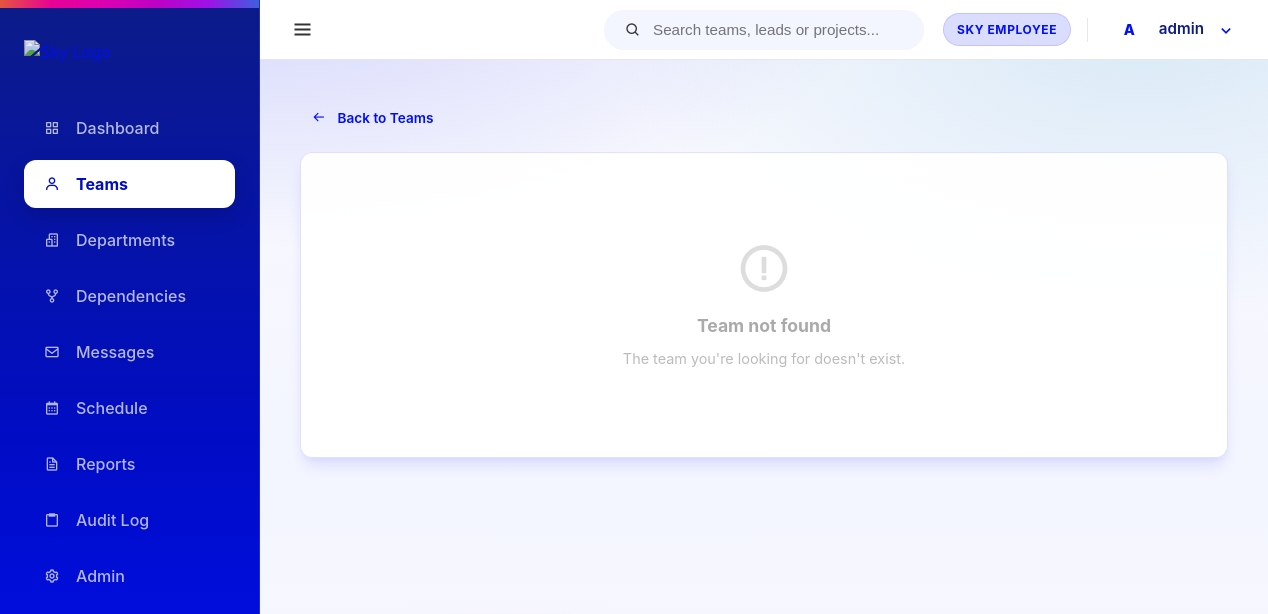
The page /teams/136/ (signed in) on the database as committed earlier.
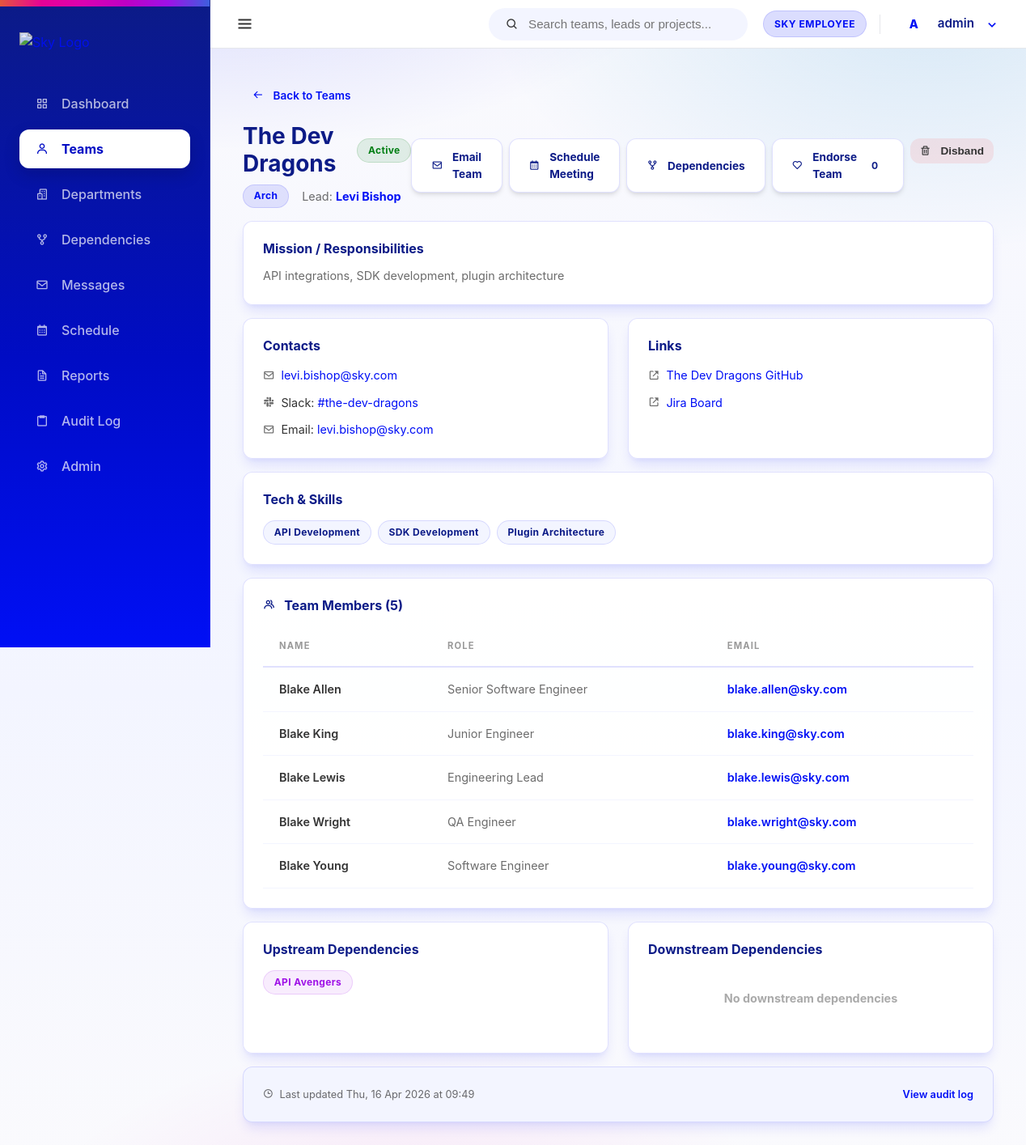
The same page on the database as committed later.
### core/models.py (models this page shows, shortened)
class Team(models.Model):
    team_id = models.AutoField(primary_key=True)
    department = models.ForeignKey(Department, on_delete=models.CASCADE, related_name='teams')
    team_name = models.CharField(max_length=100)
    mission = models.TextField(blank=True) # High-Fi Requirement
    lead_email = models.EmailField(blank=True) # High-Fi Requirement
    team_leader_name = models.CharField(max_length=100, blank=True)
    work_stream = models.CharField(max_length=100)
    project_name = models.CharField(max_length=100)
    project_codebase = models.CharField(max_length=100)
    status = models.CharField(max_length=50, default='Active')
    tech_tags = models.TextField(blank=True, help_text="Comma separated tags")
    created_at = models.DateTimeField(auto_now_add=True)
    updated_at = models.DateTimeField(auto_now=True)

class Department(models.Model):
    department_id = models.AutoField(primary_key=True)
    department_name = models.CharField(max_length=100)
    department_lead_name = models.CharField(max_length=100)
    specialization = models.CharField(max_length=150, blank=True, null=True, help_text="e.g. Web Development, Cloud Infrastructure") # Rubric Requirement
    description = models.TextField()

class ContactChannel(models.Model):
    channel_id = models.AutoField(primary_key=True)
    team = models.ForeignKey(Team, on_delete=models.CASCADE, related_name='contact_channels')
    CHANNEL_TYPES = [
        ('slack', 'Slack'),
        ('teams', 'Microsoft Teams'),
        ('email', 'Email'),
    ]
    channel_type = models.CharField(max_length=20, choices=CHANNEL_TYPES)
    channel_value = models.CharField(max_length=255)

class RepositoryLink(models.Model):
    repo_id = models.AutoField(primary_key=True)
    team = models.ForeignKey(Team, on_delete=models.CASCADE, related_name='repo_links')
    repo_name = models.CharField(max_length=100)
    repo_url = models.URLField()

class BoardLink(models.Model):
    board_id = models.AutoField(primary_key=True)
    team = models.ForeignKey(Team, on_delete=models.CASCADE, related_name='board_links')
    board_type = models.CharField(max_length=50) # Jira, Trello, etc.
    board_url = models.URLField()

class TeamMember(models.Model):
    member_id = models.AutoField(primary_key=True)
    team = models.ForeignKey(Team, on_delete=models.CASCADE, related_name='members')
    full_name = models.CharField(max_length=100)
    role_title = models.CharField(max_length=100)
    email = models.EmailField()

class Dependency(models.Model):
    dependency_id = models.AutoField(primary_key=True)
    from_team = models.ForeignKey(Team, on_delete=models.CASCADE, related_name='dependencies_from')
    to_team = models.ForeignKey(Team, on_delete=models.CASCADE, related_name='dependencies_to')
    DEPENDENCY_TYPES = [
        ('upstream', 'Upstream'),
        ('downstream', 'Downstream'),
    ]
    dependency_type = models.CharField(max_length=20, choices=DEPENDENCY_TYPES)
    class Meta:
        verbose_name_plural = "Dependencies"

### teams/views.py (the view)
# urls.py: path('<int:team_id>/', views.team_detail, name='team_detail'),
@login_required
def team_detail(request, team_id):
    try:
        team = get_object_or_404(
            Team.objects.select_related('department'),
            team_id=team_id,
        )
        members = TeamMember.objects.filter(team=team).order_by('full_name')
        contacts = ContactChannel.objects.filter(team=team)
        repos = RepositoryLink.objects.filter(team=team)
        boards = BoardLink.objects.filter(team=team)
        upstream_deps = Dependency.objects.filter(
            to_team=team, dependency_type='upstream'
        ).select_related('from_team')
        downstream_deps = Dependency.objects.filter(
            from_team=team, dependency_type='downstream'
        ).select_related('to_team')
        tech_tags = [tag.strip() for tag in team.tech_tags.split(',') if tag.strip()] if team.tech_tags else []
        vote_count = Vote.objects.filter(team=team).count()
        has_voted = Vote.objects.filter(team=team, voter=request.user).exists()
        context = {
            'team': team,
            'members': members,
            'contacts': contacts,
            'repos': repos,
            'boards': boards,
            'upstream_deps': upstream_deps,
            'downstream_deps': downstream_deps,
            'tech_tags': tech_tags,
            'vote_count': vote_count,
            'has_voted': has_voted,
            'has_voted': has_voted,
        }
        return render(request, 'teams/team_detail.html', context)
    except Exception as error:
        return render(request, 'teams/team_detail.html', {'error': str(error)})

### templates/teams/team_detail.html (shortened to what the changed rows need)
{% extends 'base.html' %}
{% block content %}
{% if team %}
<div class="flex-between mb-2 animate-slide-up" style="animation-delay: 0.05s;">
    <div>
        <div class="flex-center gap-2 mb-1">
            <h1 style="font-size: 1.75rem; color: var(--sky-header-blue);">{{ team.team_name }}</h1>
            <span class="chip {% if team.status == 'Active' %}chip-active{% elif team.status == 'Restructuring' %}chip-restructuring{% else %}chip-disbanded{% endif %}">
                {{ team.status }}
            </span>
        </div>
        <div class="flex-center gap-2">
            <a href="{% url 'organisation:department_detail' team.department.department_id %}" style="text-decoration: none;">
                <span class="chip chip-department chip-clickable">{{ team.department.department_name }}</span>
            </a>
            {% if team.team_leader_name %}
            <span style="font-size: 0.9rem; color: var(--muted-foreground);">
                Lead: <strong style="color: var(--sky-primary);">{{ team.team_leader_name }}</strong>
            </span>
            {% endif %}
        </div>
    </div>
    <div class="flex gap-1">
        <a href="{% url 'messages_app:compose' %}?to={{ team.team_name|urlencode }}" class="btn btn-secondary" style="text-decoration: none; font-size: 0.85rem;">
            <i class='bx bx-envelope'></i> Email Team
        </a>
        <a href="{% url 'schedule:create' %}?team_id={{ team.team_id }}" class="btn btn-secondary" style="text-decoration: none; font-size: 0.85rem;">
            <i class='bx bx-calendar'></i> Schedule Meeting
        </a>
        <a href="{% url 'organisation:dependencies' %}?focus={{ team.team_name|urlencode }}" class="btn btn-secondary" style="text-decoration: none; font-size: 0.85rem;">
            <i class='bx bx-git-repo-forked'></i> Dependencies
        </a>
        <a href="{% url 'teams:vote_team' team.team_id %}" class="btn {% if has_voted %}btn-primary{% else %}btn-secondary{% endif %}" style="text-decoration: none; font-size: 0.85rem;">
            <i class='bx {% if has_voted %}bxs-heart{% else %}bx-heart{% endif %}'></i>
            {% if has_voted %}Endorsed{% else %}Endorse Team{% endif %}
            <span class="badge ml-1" style="background: rgba(255,255,255,0.2); padding: 2px 6px; border-radius: 10px;">{{ vote_count }}</span>
        </a>
        {% if user.is_superuser and team.status != 'Disbanded' %}
        <form action="{% url 'teams:disband_team' team.team_id %}" method="POST" style="display: inline;">
            <button type="submit" class="btn btn-ghost" style="color: var(--sky-accent); background: rgba(255, 60, 60, 0.1); font-size: 0.85rem;"
                    onclick="return confirm('Are you sure you want to disband this team? This action is reversible by changing status in Admin.')">
                <i class='bx bx-trash'></i> Disband
            </button>
        </form>
        {% endif %}
    </div>
</div>
{% if team.mission %}
<div class="card mb-2 animate-slide-up spell-tilt spell-shine" style="animation-delay: 0.1s;">
    <h4 style="color: var(--sky-header-blue); margin-bottom: 0.75rem;">Mission / Responsibilities</h4>
    <p style="font-size: 0.9rem; color: var(--muted-foreground); line-height: 1.6;">{{ team.mission }}</p>
</div>
{% endif %}
<div class="grid-2 mb-2 animate-slide-up" style="animation-delay: 0.15s;">
    <div class="card spell-tilt">
        <h4 style="color: var(--sky-header-blue); margin-bottom: 1rem;">Contacts</h4>
        <div style="display: flex; flex-direction: column; gap: 0.75rem; font-size: 0.9rem;">
            {% if team.lead_email %}
            <div class="flex-center gap-1">
                <i class='bx bx-envelope' style="color: var(--muted-foreground);"></i>
                <span style="color: var(--sky-primary);">{{ team.lead_email }}</span>
            </div>
            {% endif %}
            {% for channel in contacts %}
            <div class="flex-center gap-1">
                <i class='bx {% if channel.channel_type == "slack" %}bxl-slack{% elif channel.channel_type == "email" %}bx-envelope{% else %}bx-message-square{% endif %}' style="color: var(--muted-foreground);"></i>
                <span>{{ channel.get_channel_type_display }}: <span style="color: var(--sky-primary);">{{ channel.channel_value }}</span></span>
            </div>
            {% endfor %}
        </div>
    </div>
    <div class="card spell-tilt">
        <h4 style="color: var(--sky-header-blue); margin-bottom: 1rem;">Links</h4>
        <div style="display: flex; flex-direction: column; gap: 0.75rem; font-size: 0.9rem;">
            {% for repo in repos %}
            <div class="flex-center gap-1">
                <i class='bx bx-link-external' style="color: var(--muted-foreground);"></i>
                <a href="{{ repo.repo_url }}" target="_blank" rel="noreferrer" style="color: var(--sky-primary);">{{ repo.repo_name }}</a>
            </div>
            {% endfor %}
            {% for board in boards %}
            <div class="flex-center gap-1">
                <i class='bx bx-link-external' style="color: var(--muted-foreground);"></i>
                <a href="{{ board.board_url }}" target="_blank" rel="noreferrer" style="color: var(--sky-primary);">{{ board.board_type }} Board</a>
            </div>
            {% endfor %}
        </div>
    </div>
</div>
{% if tech_tags %}
<div class="card mb-2 animate-slide-up spell-tilt" style="animation-delay: 0.2s;">
    <h4 style="color: var(--sky-header-blue); margin-bottom: 1rem;">Tech & Skills</h4>
    <div class="flex flex-wrap gap-1">
        {% for tag in tech_tags %}
        <span class="chip chip-tech">{{ tag }}</span>
        {% endfor %}
    </div>
</div>
{% endif %}
<div class="card mb-2 animate-slide-up spell-tilt" style="animation-delay: 0.25s;">
    <h4 style="color: var(--sky-header-blue); margin-bottom: 1rem;">
        <i class='bx bx-group' style="margin-right: 0.4rem;"></i> Team Members ({{ members|length }})
    </h4>
    {% if members %}
    <table class="data-table">
        <thead>
            <tr>
                <th>Name</th>
                <th>Role</th>
                <th>Email</th>
            </tr>
        </thead>
        <tbody>
            {% for member in members %}
            <tr>
                <td style="font-weight: 600;">{{ member.full_name }}</td>
                <td style="color: var(--muted-foreground);">{{ member.role_title }}</td>
                <td><a href="mailto:{{ member.email }}">{{ member.email }}</a></td>
            </tr>
            {% endfor %}
        </tbody>
    </table>
    {% else %}
    <div class="empty-state" style="padding: 2rem;">
        <i class='bx bx-user-x'></i>
        <p class="empty-title">No members assigned</p>
    </div>
    {% endif %}
</div>
<div class="grid-2 mb-2 animate-slide-up" style="animation-delay: 0.3s;">
    <div class="card spell-tilt">
        <h4 style="color: var(--sky-header-blue); margin-bottom: 1rem;">Upstream Dependencies</h4>
        {% if upstream_deps %}
        <div class="flex flex-wrap gap-1">
            {% for dep in upstream_deps %}
            <a href="{% url 'teams:team_detail' dep.from_team.team_id %}" class="chip chip-upstream chip-clickable" style="text-decoration: none;">
                {{ dep.from_team.team_name }}
            </a>
            {% endfor %}
        </div>
        {% else %}
        <div class="empty-state" style="padding: 1.5rem;">
            <p class="empty-title" style="font-size: 0.9rem;">No upstream dependencies</p>
        </div>
        {% endif %}
    </div>
    <div class="card spell-tilt">
        <h4 style="color: var(--sky-header-blue); margin-bottom: 1rem;">Downstream Dependencies</h4>
        {% if downstream_deps %}
        <div class="flex flex-wrap gap-1">
            {% for dep in downstream_deps %}
            <a href="{% url 'teams:team_detail' dep.to_team.team_id %}" class="chip chip-downstream chip-clickable" style="text-decoration: none;">
                {{ dep.to_team.team_name }}
            </a>
            {% endfor %}
        </div>
        {% else %}
        <div class="empty-state" style="padding: 1.5rem;">
            <p class="empty-title" style="font-size: 0.9rem;">No downstream dependencies</p>
        </div>
        {% endif %}
    </div>
</div>
<div class="card animate-slide-up spell-tilt" style="animation-delay: 0.35s; background: var(--sky-surface-strong);">
    <div class="flex-between" style="font-size: 0.8rem;">
        <span style="color: var(--muted-foreground);">
            <i class='bx bx-time' style="margin-right: 0.25rem;"></i>
            Last updated {{ team.updated_at|date:"D, d M Y" }} at {{ team.updated_at|date:"H:i" }}
        </span>
        <a href="{% url 'core:audit_log' %}" style="color: var(--sky-primary); font-weight: 600; text-decoration: none;">View audit log</a>
    </div>
</div>
{% else %}
<div class="card">
    <div class="empty-state">
        <i class='bx bx-error-circle'></i>
        <p class="empty-title">Team not found</p>
        <p class="empty-desc">The team you're looking for doesn't exist.</p>
    </div>
</div>
{% endif %}
{% endblock %}

Rows that differ between the two databases and show on the page:
added Team: team_name "The Dev Dragons", status "Active", department.department_name "Arch", team_leader_name "Levi Bishop", mission "API integrations, SDK development, plugin architecture", lead_email "levi.bishop@sky.com", updated_at "Thu, 16 Apr 2026", updated_at "09:49"
added ContactChannel: channel_type "Slack", channel_value "#the-dev-dragons"
added ContactChannel: channel_type "Email", channel_value "levi.bishop@sky.com"
added RepositoryLink: repo_name "The Dev Dragons GitHub"
added BoardLink: board_type "Jira"
added TeamMember: full_name "Blake Allen", role_title "Senior Software Engineer", email "blake.allen@sky.com"
added TeamMember: full_name "Blake King", role_title "Junior Engineer", email "blake.king@sky.com"
added TeamMember: full_name "Blake Lewis", role_title "Engineering Lead", email "blake.lewis@sky.com"
added TeamMember: full_name "Blake Wright", role_title "QA Engineer", email "blake.wright@sky.com"
added TeamMember: full_name "Blake Young", role_title "Software Engineer", email "blake.young@sky.com"
added Dependency: from_team.team_name "API Avengers"
Other text that changed with them:
{{ vote_count }}: (not shown) → "0"
{{ members|length }}: (not shown) → "5"
text no longer shown: "Team not found The team you're looking for doesn't exist."
text now shown: "Lead: Email Team Schedule Meeting Dependencies Endorse Team Disband Mission / Responsibilities Contacts Links Tech & Skills Team Members ( ) NAME ROLE EMAIL Upstream Dependencies Downstream Dependencies No downstream dependencies Last updated at View audit log"
new list line: "API Development"
new list line: "SDK Development"
new list line: "Plugin Architecture"
